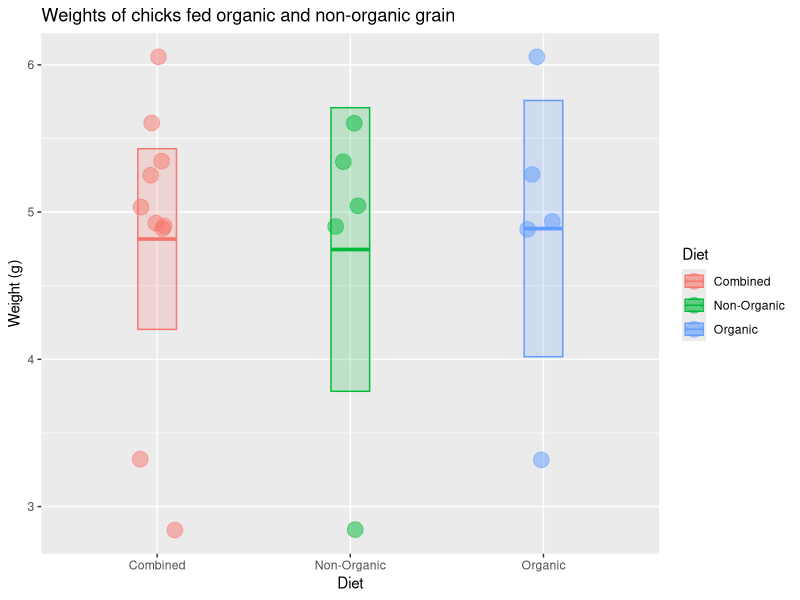

Source code (R): (Note: this script raises an error after producing the figure.)
## ---- chunk 1
k <- c(6.05, 4.89, 3.32, 4.93, 5.25, 5.04, 4.91, 2.84, 5.60, 5.34)
k

## ---- chunk 2
length(k)  # sample size
median(k)  # median value
mean(k)    # mean value
sd(k)      # standard deviation
## ---- chunk 3
n <- length(k) # sample size
n

sem <- sd(k) / sqrt(n) # standard error of the mean
sem
## ---- chunk 4
mean(k) + 1.96 * sem                             # upper limit
mean(k) - 1.96 * sem                             # lower limit
c(mean(k) + 1.96 * sem, mean(k) - 1.96 * sem)    # both limits combined
## ---- chunk 5

library(tidyverse)

# check to make sure you did the part above correctly
# if not, generate some fake x data
if (!exists("k") | !is.numeric(k) | !length(k) == 10) x <- rep(1, 10)

# put the chick data into a data frame
chick_data <-
  tibble::tibble(
    diet = rep(c("Combined", "Combined", "Organic", "Non-Organic"), each = 5),
    weight = c(k, k)
  )

# summarize the chick weights by diet
chick_summary <-
  chick_data %>% 
  group_by(diet) %>% 
  summarize(
    mean = mean(weight),
    median = median(weight),
    sd = sd(weight),
    n = n(),
    sem = sd / sqrt(n),
    upper = mean + 1.96 * sem,   # upper confidence limit
    lower = mean - 1.96 * sem,   # lower confidence limit
    .groups = "drop"
  )

# plot chick weights
ggplot(chick_data, aes(x = diet, y = weight, color = diet, fill = diet)) +
  geom_jitter(size = 5, shape = 21, alpha = 0.5, width = 0.1) +
  geom_crossbar(
    mapping = aes(ymin = lower, ymax = upper, y = mean), 
    data = chick_summary,
    width = 0.2, alpha = 0.2
  ) +
  labs(
    title = "Weights of chicks fed organic and non-organic grain",
    x = "Diet",
    color = "Diet",
    fill = "Diet",
    y = "Weight (g)"
  )

## ---- chunk 6
sessioninfo::session_info()
